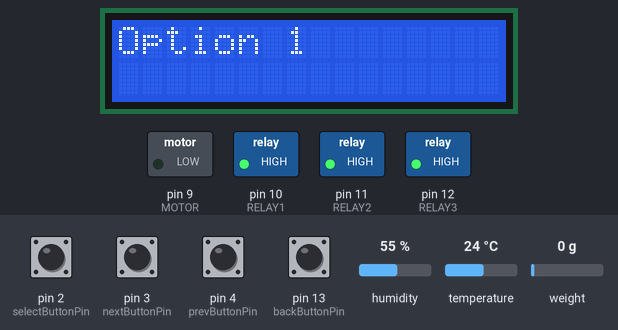
The sketch below on a simulated Arduino Uno, built with avr-gcc and run on an emulated ATmega328P. On the bench: 16×2 character LCD, switched loads named in the sketch (green lamp = pin HIGH). The test bench sets the inputs (shaded band); at power-on: pin 2 (selectButtonPin), pin 3 (nextButtonPin), pin 4 (prevButtonPin), pin 13 (backButtonPin) HIGH, humidity 55 %, temperature 24 °C, weight on the scale 0 g.

Above: at 2.2 s.
2.3 s: pin 2 (selectButtonPin) pulled LOW for 0.15 s
At 3.3 s:
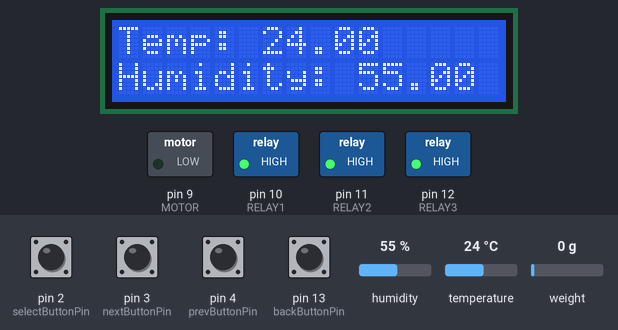
5.4 s: pin 3 (nextButtonPin) pulled LOW for 0.15 s
At 5.7 s:
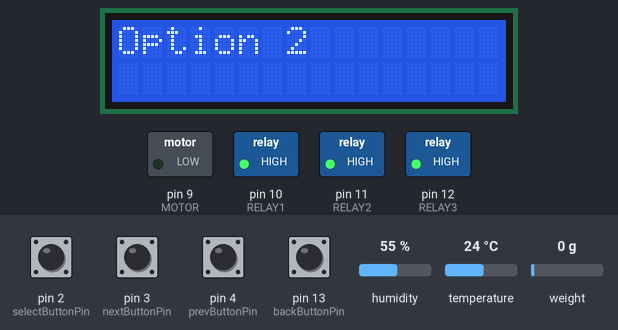
7.0 s: pin 2 (selectButtonPin) pulled LOW for 1 s
At 7.8 s:
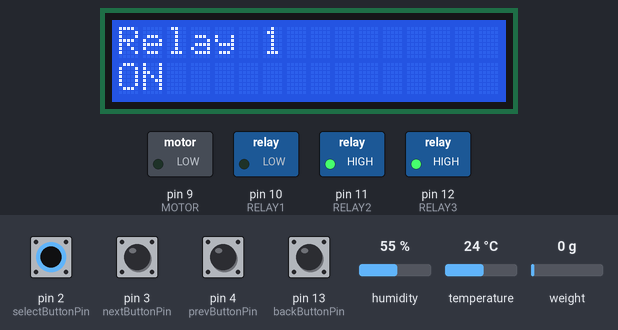
10.7 s: pin 3 (nextButtonPin) pulled LOW for 1 s
At 12.2 s:
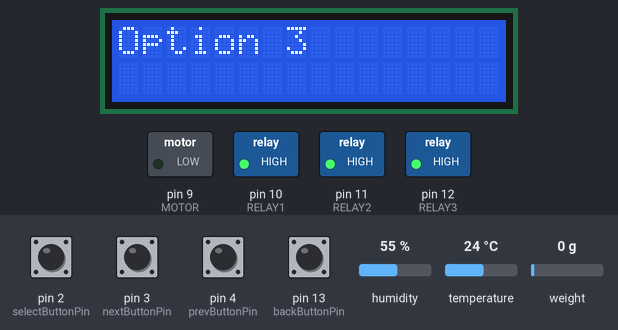
13.2 s: pin 2 (selectButtonPin) pulled LOW for 0.15 s
At 15.0 s:
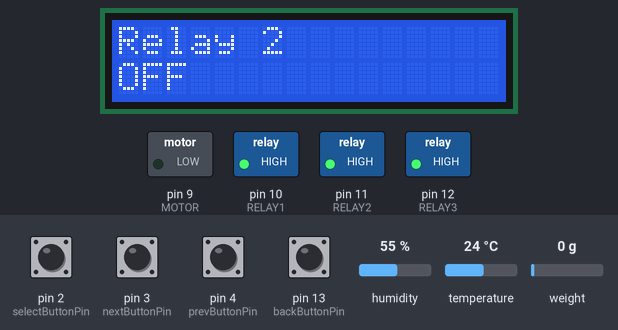
Timing chart, 0 to 16.5 s (numbered marks = the images above; inputs shaded):
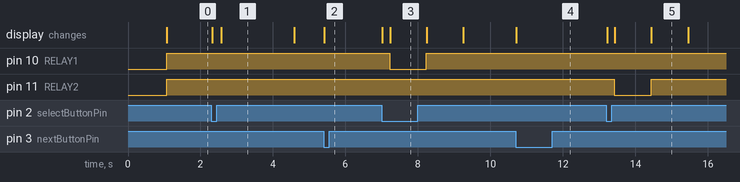

The sketch:

hola.ino
```cpp
#include <LiquidCrystal_I2C.h>
#include <DHT.h>
#include <HX711.h>

#define DHTPIN 5            // Pin de datos del sensor DHT11
#define DHTTYPE DHT11       // Tipo de sensor
#define RELAY1 10           // Pin del primer relé
#define RELAY2 11           // Pin del segundo relé
#define RELAY3 12           // Pin del tercer relé

#define MOTOR 9             // Pin del motor
#define MOTOR_2 8           // Pin del motor

#define LOADCELL_DOUT_PIN 7 // Pin DOUT del sensor de peso
#define LOADCELL_SCK_PIN 6  // Pin SCK del sensor de peso

LiquidCrystal_I2C lcd(0x27, 16, 2);
DHT dht(DHTPIN, DHTTYPE);
HX711 scale;

int currentOption = 0;
bool inMenu = true;

int nextButtonPin = 3;      // Pin del botón "Siguiente"
int prevButtonPin = 4;      // Pin del botón "Anterior"
int selectButtonPin = 2;    // Pin del botón "Seleccionar"
int backButtonPin = 13;     // Pin del botón "Volver"

int lastNextButtonState = HIGH;
int lastPrevButtonState = HIGH;
int lastSelectButtonState = HIGH;
int lastBackButtonState = HIGH;

void setup() {
  lcd.begin(16, 2); // Inicializa el LCD
  lcd.backlight(); // Enciende la luz de fondo del LCD
  dht.begin(); // Inicializa el sensor DHT11
  scale.begin(LOADCELL_DOUT_PIN, LOADCELL_SCK_PIN); // Inicializa el sensor de peso
  scale.set_scale(2280.f);                        // Ajusta según la calibración de tu sensor
  scale.tare();            // Ajusta la tara para el sensor de peso

  pinMode(nextButtonPin, INPUT_PULLUP); // Configura los pines de los botones como entrada
  pinMode(prevButtonPin, INPUT_PULLUP);
  pinMode(selectButtonPin, INPUT_PULLUP);
  pinMode(backButtonPin, INPUT_PULLUP);

  pinMode(RELAY1, OUTPUT); // Configura los pines de los relés como salida
  pinMode(RELAY2, OUTPUT);
  pinMode(RELAY3, OUTPUT);

  digitalWrite(RELAY1, HIGH); // Apaga los relés
  digitalWrite(RELAY2, HIGH);
  digitalWrite(RELAY3, HIGH);


  pinMode(MOTOR, OUTPUT); // Configura el pin del motor como salida

  displayMenu();
}

void loop() {
  int nextButtonState = digitalRead(nextButtonPin); // Lee el estado de los botones
  int prevButtonState = digitalRead(prevButtonPin);
  int selectButtonState = digitalRead(selectButtonPin);
  int backButtonState = digitalRead(backButtonPin);

  if (nextButtonState == LOW && lastNextButtonState == HIGH && inMenu) {
    currentOption = (currentOption + 1) % 7;
    displayMenu();
    delay(200);
  }

  if (prevButtonState == LOW && lastPrevButtonState == HIGH && inMenu) {
    currentOption = (currentOption - 1 + 7) % 7;
    displayMenu();
    delay(200);
  }

  if (selectButtonState == LOW && lastSelectButtonState == HIGH) { //
    inMenu = false;
    lcd.clear();
    lcd.print("Option ");
    lcd.print(currentOption + 1);
    lcd.setCursor(0, 1);
    lcd.print("Selected");
    delay(200);

    // Ejecutar acción según la opción seleccionada
    switch (currentOption) {
      case 0:  // Opción 1: Mostrar temperatura y humedad
        displayTemperatureHumidity();
        break;
      case 1:  // Opción 2: Activar primer relé
        testRelay(RELAY1, "Relay 1");
        break;
      case 2:  // Opción 3: Activar segundo relé
        testRelay(RELAY2, "Relay 2");
        break;
      case 3:  // Opción 4: Activar tercer relé
        testRelay(RELAY3, "Relay 3");
        break;
      case 4:  // Opción 5: Medir y mostrar el peso en gramos
        displayWeight();
        break;
      case 5:  // Opción 6: Controlar el motor
        controlMotor();
        break;
      case 6:  // Prender Relé 1 y 2
        digitalWrite(RELAY1, LOW);
        digitalWrite(RELAY2, LOW);
        lcd.clear();
        lcd.print("Relay 1 and 2");
        lcd.setCursor(0, 1);
        lcd.print("ON");
        delay(2000);
        digitalWrite(RELAY1, HIGH);
        digitalWrite(RELAY2, HIGH);
        lcd.clear();
        lcd.print("Relay 1 and 2");
        lcd.setCursor(0, 1);
        lcd.print("OFF");
        delay(2000);
        inMenu = true;
        displayMenu();
        break;
    }
  }

  if (backButtonState == LOW && lastBackButtonState == HIGH && !inMenu) {
    inMenu = true;
    displayMenu();
    delay(200);
  }

  lastNextButtonState = nextButtonState;
  lastPrevButtonState = prevButtonState;
  lastSelectButtonState = selectButtonState;
  lastBackButtonState = backButtonState;
}

void displayMenu() {
  if (inMenu) {
    lcd.clear();
    lcd.print("Option ");
    lcd.print(currentOption + 1);
  }
}

void displayTemperatureHumidity() {
  float temp = dht.readTemperature();
  float humidity = dht.readHumidity();

  lcd.clear();
  if (isnan(temp) || isnan(humidity)) {
    lcd.print("Error reading");
    lcd.setCursor(0, 1);
    lcd.print("sensor data");
  } else {
    lcd.print("Temp: ");
    lcd.print(temp);
    lcd.setCursor(0, 1);
    lcd.print("Humidity: ");
    lcd.print(humidity);
  }
  delay(2000);
  inMenu = true;
  displayMenu();
}

void testRelay(int relayPin, const char* relayName) {
  digitalWrite(relayPin, LOW); // Encender relé
  lcd.clear();
  lcd.print(relayName);
  lcd.setCursor(0, 1);
  lcd.print("ON");
  delay(1000);
  digitalWrite(relayPin, HIGH); // Apagar relé
  lcd.clear();
  lcd.print(relayName);
  lcd.setCursor(0, 1);
  lcd.print("OFF");
  delay(1000);
  inMenu = true;
  displayMenu();
}

void displayWeight() {
  float weight = scale.get_units(1); // Obtiene el peso en gramos

  lcd.clear();
  lcd.print("Weight: ");
  lcd.print(weight, 1); // Muestra el peso con un decimal
  lcd.print(" g");
  delay(2000);
  inMenu = true;
  displayMenu();
}
void controlMotor() {
  lcd.clear();
  lcd.print("Motor Control");
  lcd.setCursor(0, 1);
  lcd.print("Running...");

  digitalWrite(MOTOR_2, HIGH); // Encender motor
  digitalWrite(MOTOR, HIGH); // Encender motor
  delay(2000);
  digitalWrite(MOTOR_2, LOW); // Apagar motor
  digitalWrite(MOTOR, LOW); // Apagar motor

  lcd.clear();
  lcd.print("Motor Stopped");
  delay(2000);
  inMenu = true;
  displayMenu();
}
```

Measured:
- after the input at 2.3 s, the display: first changes at once (image 1 shows a later state)
- after the input at 5.4 s, the display: changes at once (image 2)
- after the input at 7.0 s, pin 10 (RELAY1): HIGH → LOW after 0.22 s, → HIGH 1.0 s later; the display: first changes at once (image 3 shows a later state)
- after the input at 10.7 s, the display: changes at once (image 4)
- after the input at 13.2 s, pin 11 (RELAY2): HIGH → LOW after 0.22 s, → HIGH 1.0 s later; the display: first changes at once (image 5 shows a later state)
- what the display in image 1 shows lasts 2.0 s, from 2.6 s to 4.6 s
- what the display in image 5 shows lasts 1.1 s, from 14.4 s to 15.5 s
